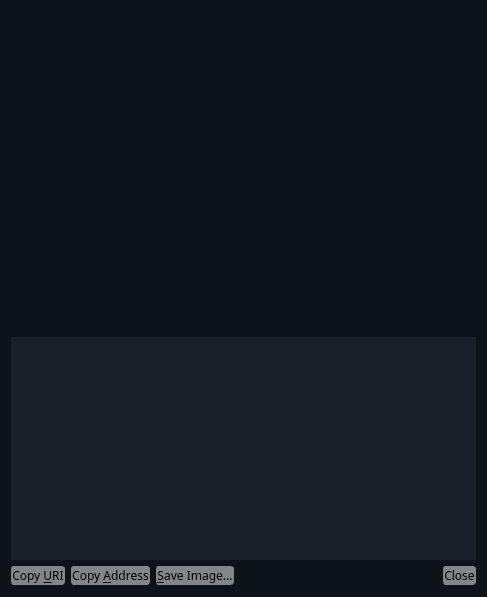
<?xml version="1.0" encoding="UTF-8"?>
<ui version="4.0">
 <class>ReceiveRequestDialog</class>
 <widget class="QDialog" name="ReceiveRequestDialog">
  <property name="geometry">
   <rect>
    <x>0</x>
    <y>0</y>
    <width>487</width>
    <height>597</height>
   </rect>
  </property>
  <property name="styleSheet">
   <string notr="true">QDialog{
background-color:#0E131A;
}</string>
  </property>
  <layout class="QVBoxLayout" name="verticalLayout_3">
   <item>
    <widget class="QRImageWidget" name="lblQRCode">
     <property name="sizePolicy">
      <sizepolicy hsizetype="Expanding" vsizetype="Fixed">
       <horstretch>0</horstretch>
       <verstretch>0</verstretch>
      </sizepolicy>
     </property>
     <property name="minimumSize">
      <size>
       <width>300</width>
       <height>320</height>
      </size>
     </property>
     <property name="toolTip">
      <string>QR Code</string>
     </property>
     <property name="styleSheet">
      <string notr="true"/>
     </property>
     <property name="textFormat">
      <enum>Qt::PlainText</enum>
     </property>
     <property name="alignment">
      <set>Qt::AlignCenter</set>
     </property>
     <property name="wordWrap">
      <bool>true</bool>
     </property>
    </widget>
   </item>
   <item>
    <widget class="QTextEdit" name="outUri">
     <property name="sizePolicy">
      <sizepolicy hsizetype="Expanding" vsizetype="Expanding">
       <horstretch>0</horstretch>
       <verstretch>0</verstretch>
      </sizepolicy>
     </property>
     <property name="minimumSize">
      <size>
       <width>0</width>
       <height>50</height>
      </size>
     </property>
     <property name="styleSheet">
      <string notr="true">QTextEdit{
background-color:#191F29;
}</string>
     </property>
     <property name="frameShape">
      <enum>QFrame::NoFrame</enum>
     </property>
     <property name="frameShadow">
      <enum>QFrame::Plain</enum>
     </property>
     <property name="tabChangesFocus">
      <bool>true</bool>
     </property>
     <property name="textInteractionFlags">
      <set>Qt::TextSelectableByKeyboard|Qt::TextSelectableByMouse</set>
     </property>
    </widget>
   </item>
   <item>
    <layout class="QHBoxLayout" name="horizontalLayout">
     <item>
      <widget class="QPushButton" name="btnCopyURI">
       <property name="styleSheet">
        <string notr="true">QPushButton{
	border:1px solid #82858A;
	background-color:rgba(130,133,138,1);
	border-radius:3px;
	font-size:12px;
	font-family:Microsoft YaHei;
	font-color:rgba(130,133,138,1);
}</string>
       </property>
       <property name="text">
        <string>Copy &amp;URI</string>
       </property>
       <property name="autoDefault">
        <bool>false</bool>
       </property>
      </widget>
     </item>
     <item>
      <widget class="QPushButton" name="btnCopyAddress">
       <property name="styleSheet">
        <string notr="true">QPushButton{
	border:1px solid #82858A;
	background-color:rgba(130,133,138,1);
	border-radius:3px;
	font-size:12px;
	font-family:Microsoft YaHei;
	font-color:rgba(130,133,138,1);
}</string>
       </property>
       <property name="text">
        <string>Copy &amp;Address</string>
       </property>
       <property name="autoDefault">
        <bool>false</bool>
       </property>
      </widget>
     </item>
     <item>
      <widget class="QPushButton" name="btnSaveAs">
       <property name="styleSheet">
        <string notr="true">QPushButton{
	border:1px solid #82858A;
	background-color:rgba(130,133,138,1);
	border-radius:3px;
	font-size:12px;
	font-family:Microsoft YaHei;
	font-color:rgba(130,133,138,1);
}</string>
       </property>
       <property name="text">
        <string>&amp;Save Image...</string>
       </property>
       <property name="autoDefault">
        <bool>false</bool>
       </property>
      </widget>
     </item>
     <item>
      <spacer name="horizontalSpacer_2">
       <property name="orientation">
        <enum>Qt::Horizontal</enum>
       </property>
       <property name="sizeHint" stdset="0">
        <size>
         <width>40</width>
         <height>20</height>
        </size>
       </property>
      </spacer>
     </item>
     <item>
      <widget class="QDialogButtonBox" name="buttonBox">
       <property name="styleSheet">
        <string notr="true">QPushButton{
	border:1px solid #82858A;
	background-color:rgba(130,133,138,1);
	border-radius:3px;
	font-size:12px;
	font-family:Microsoft YaHei;
	font-color:rgba(130,133,138,1);
}</string>
       </property>
       <property name="standardButtons">
        <set>QDialogButtonBox::Close</set>
       </property>
      </widget>
     </item>
    </layout>
   </item>
  </layout>
 </widget>
 <customwidgets>
  <customwidget>
   <class>QRImageWidget</class>
   <extends>QLabel</extends>
   <header>receiverequestdialog.h</header>
  </customwidget>
 </customwidgets>
 <resources/>
 <connections>
  <connection>
   <sender>buttonBox</sender>
   <signal>rejected()</signal>
   <receiver>ReceiveRequestDialog</receiver>
   <slot>reject()</slot>
   <hints>
    <hint type="sourcelabel">
     <x>452</x>
     <y>573</y>
    </hint>
    <hint type="destinationlabel">
     <x>243</x>
     <y>298</y>
    </hint>
   </hints>
  </connection>
  <connection>
   <sender>buttonBox</sender>
   <signal>accepted()</signal>
   <receiver>ReceiveRequestDialog</receiver>
   <slot>accept()</slot>
   <hints>
    <hint type="sourcelabel">
     <x>452</x>
     <y>573</y>
    </hint>
    <hint type="destinationlabel">
     <x>243</x>
     <y>298</y>
    </hint>
   </hints>
  </connection>
 </connections>
</ui>
